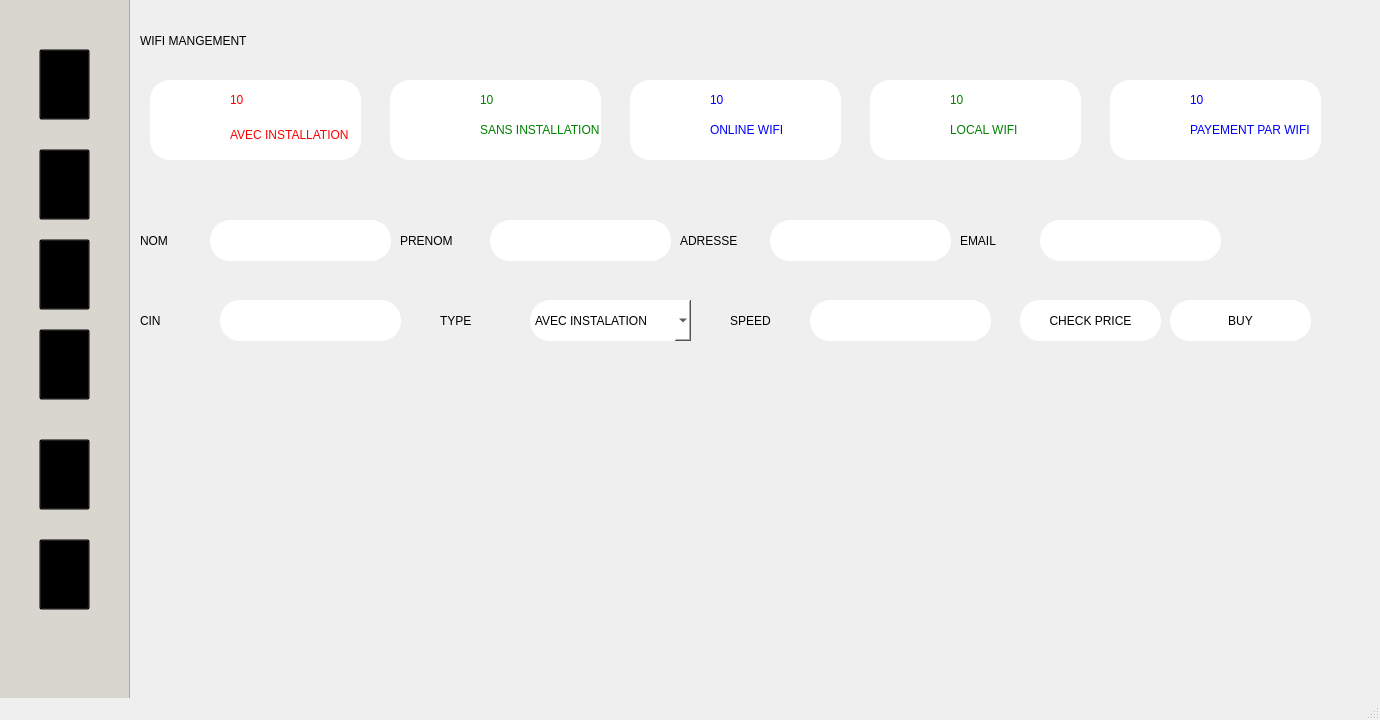
<?xml version="1.0" encoding="UTF-8"?>
<ui version="4.0">
 <class>MainWindow</class>
 <widget class="QMainWindow" name="MainWindow">
  <property name="geometry">
   <rect>
    <x>0</x>
    <y>0</y>
    <width>1380</width>
    <height>720</height>
   </rect>
  </property>
  <property name="minimumSize">
   <size>
    <width>1380</width>
    <height>720</height>
   </size>
  </property>
  <property name="maximumSize">
   <size>
    <width>1380</width>
    <height>720</height>
   </size>
  </property>
  <property name="windowTitle">
   <string>login</string>
  </property>
  <property name="styleSheet">
   <string notr="true"/>
  </property>
  <widget class="QWidget" name="centralwidget">
   <widget class="QLabel" name="label_5">
    <property name="geometry">
     <rect>
      <x>140</x>
      <y>10</y>
      <width>441</width>
      <height>61</height>
     </rect>
    </property>
    <property name="styleSheet">
     <string notr="true">font: 63 20pt &quot;Josefin Sans SemiBold&quot;;
color:black;
border:none;
</string>
    </property>
    <property name="text">
     <string>WIFI MANGEMENT</string>
    </property>
   </widget>
   <widget class="QPlainTextEdit" name="plainTextEdit">
    <property name="geometry">
     <rect>
      <x>210</x>
      <y>220</y>
      <width>181</width>
      <height>41</height>
     </rect>
    </property>
    <property name="styleSheet">
     <string notr="true">background:white;
border-radius: 20px;
font: 63 12pt &quot;Josefin Sans SemiBold&quot;;

</string>
    </property>
    <property name="plainText">
     <string/>
    </property>
   </widget>
   <widget class="QLabel" name="label_6">
    <property name="geometry">
     <rect>
      <x>960</x>
      <y>220</y>
      <width>71</width>
      <height>41</height>
     </rect>
    </property>
    <property name="styleSheet">
     <string notr="true">font: 63 12pt &quot;Josefin Sans SemiBold&quot;;
color:black
</string>
    </property>
    <property name="text">
     <string>EMAIL</string>
    </property>
   </widget>
   <widget class="QPlainTextEdit" name="plainTextEdit_2">
    <property name="geometry">
     <rect>
      <x>490</x>
      <y>220</y>
      <width>181</width>
      <height>41</height>
     </rect>
    </property>
    <property name="styleSheet">
     <string notr="true">background:white;
border-radius: 20px;
font: 63 12pt &quot;Josefin Sans SemiBold&quot;;

</string>
    </property>
    <property name="plainText">
     <string/>
    </property>
   </widget>
   <widget class="QLabel" name="label_4">
    <property name="geometry">
     <rect>
      <x>400</x>
      <y>220</y>
      <width>81</width>
      <height>41</height>
     </rect>
    </property>
    <property name="styleSheet">
     <string notr="true">font: 63 12pt &quot;Josefin Sans SemiBold&quot;;
color:black
</string>
    </property>
    <property name="text">
     <string>PRENOM</string>
    </property>
   </widget>
   <widget class="QPlainTextEdit" name="plainTextEdit_3">
    <property name="geometry">
     <rect>
      <x>770</x>
      <y>220</y>
      <width>181</width>
      <height>41</height>
     </rect>
    </property>
    <property name="styleSheet">
     <string notr="true">background:white;
border-radius: 20px;
font: 63 12pt &quot;Josefin Sans SemiBold&quot;;

</string>
    </property>
    <property name="plainText">
     <string/>
    </property>
   </widget>
   <widget class="QPlainTextEdit" name="plainTextEdit_4">
    <property name="geometry">
     <rect>
      <x>1040</x>
      <y>220</y>
      <width>181</width>
      <height>41</height>
     </rect>
    </property>
    <property name="styleSheet">
     <string notr="true">background:white;
border-radius: 20px;
font: 63 12pt &quot;Josefin Sans SemiBold&quot;;

</string>
    </property>
    <property name="plainText">
     <string/>
    </property>
   </widget>
   <widget class="QLabel" name="label_14">
    <property name="geometry">
     <rect>
      <x>680</x>
      <y>220</y>
      <width>81</width>
      <height>41</height>
     </rect>
    </property>
    <property name="styleSheet">
     <string notr="true">font: 63 12pt &quot;Josefin Sans SemiBold&quot;;
color:black
</string>
    </property>
    <property name="text">
     <string>ADRESSE</string>
    </property>
   </widget>
   <widget class="QLabel" name="label_3">
    <property name="geometry">
     <rect>
      <x>140</x>
      <y>220</y>
      <width>51</width>
      <height>41</height>
     </rect>
    </property>
    <property name="styleSheet">
     <string notr="true">font: 63 12pt &quot;Josefin Sans SemiBold&quot;;
color:black
</string>
    </property>
    <property name="text">
     <string>NOM</string>
    </property>
   </widget>
   <widget class="QPushButton" name="pushButton_12">
    <property name="geometry">
     <rect>
      <x>1170</x>
      <y>300</y>
      <width>141</width>
      <height>41</height>
     </rect>
    </property>
    <property name="cursor">
     <cursorShape>PointingHandCursor</cursorShape>
    </property>
    <property name="styleSheet">
     <string notr="true">background:white;
border-radius: 20px;
font: 63 10pt &quot;Josefin Sans SemiBold&quot;;

</string>
    </property>
    <property name="text">
     <string>BUY</string>
    </property>
   </widget>
   <widget class="QPlainTextEdit" name="plainTextEdit_5">
    <property name="geometry">
     <rect>
      <x>220</x>
      <y>300</y>
      <width>181</width>
      <height>41</height>
     </rect>
    </property>
    <property name="styleSheet">
     <string notr="true">background:white;
border-radius: 20px;
font: 63 12pt &quot;Josefin Sans SemiBold&quot;;

</string>
    </property>
    <property name="plainText">
     <string/>
    </property>
   </widget>
   <widget class="QLabel" name="label_7">
    <property name="geometry">
     <rect>
      <x>140</x>
      <y>300</y>
      <width>71</width>
      <height>41</height>
     </rect>
    </property>
    <property name="styleSheet">
     <string notr="true">font: 63 12pt &quot;Josefin Sans SemiBold&quot;;
color:black
</string>
    </property>
    <property name="text">
     <string>CIN</string>
    </property>
   </widget>
   <widget class="QLabel" name="label_15">
    <property name="geometry">
     <rect>
      <x>440</x>
      <y>300</y>
      <width>41</width>
      <height>41</height>
     </rect>
    </property>
    <property name="styleSheet">
     <string notr="true">font: 63 12pt &quot;Josefin Sans SemiBold&quot;;
color:black</string>
    </property>
    <property name="text">
     <string>TYPE</string>
    </property>
   </widget>
   <widget class="QComboBox" name="comboBox">
    <property name="geometry">
     <rect>
      <x>530</x>
      <y>300</y>
      <width>161</width>
      <height>41</height>
     </rect>
    </property>
    <property name="styleSheet">
     <string notr="true">background:white;
border-radius:20px;
font: 63 10pt &quot;Josefin Sans SemiBold&quot;;</string>
    </property>
    <item>
     <property name="text">
      <string>AVEC INSTALATION</string>
     </property>
    </item>
    <item>
     <property name="text">
      <string>SANS INSTALLATION</string>
     </property>
    </item>
   </widget>
   <widget class="QLabel" name="label_16">
    <property name="geometry">
     <rect>
      <x>730</x>
      <y>300</y>
      <width>61</width>
      <height>41</height>
     </rect>
    </property>
    <property name="styleSheet">
     <string notr="true">font: 63 12pt &quot;Josefin Sans SemiBold&quot;;
color:black
</string>
    </property>
    <property name="text">
     <string>SPEED</string>
    </property>
   </widget>
   <widget class="QPlainTextEdit" name="plainTextEdit_6">
    <property name="geometry">
     <rect>
      <x>810</x>
      <y>300</y>
      <width>181</width>
      <height>41</height>
     </rect>
    </property>
    <property name="styleSheet">
     <string notr="true">background:white;
border-radius: 20px;
font: 63 12pt &quot;Josefin Sans SemiBold&quot;;

</string>
    </property>
    <property name="plainText">
     <string/>
    </property>
   </widget>
   <widget class="QLabel" name="label_17">
    <property name="geometry">
     <rect>
      <x>140</x>
      <y>360</y>
      <width>1191</width>
      <height>41</height>
     </rect>
    </property>
    <property name="styleSheet">
     <string notr="true">font: 63 20pt &quot;Josefin Sans SemiBold&quot;;
color:GREEN
</string>
    </property>
    <property name="text">
     <string/>
    </property>
   </widget>
   <widget class="QPushButton" name="pushButton_13">
    <property name="geometry">
     <rect>
      <x>1020</x>
      <y>300</y>
      <width>141</width>
      <height>41</height>
     </rect>
    </property>
    <property name="cursor">
     <cursorShape>PointingHandCursor</cursorShape>
    </property>
    <property name="styleSheet">
     <string notr="true">background:white;
border-radius: 20px;
font: 63 10pt &quot;Josefin Sans SemiBold&quot;;

</string>
    </property>
    <property name="text">
     <string>CHECK PRICE</string>
    </property>
   </widget>
   <widget class="QFrame" name="frame_14">
    <property name="geometry">
     <rect>
      <x>1110</x>
      <y>80</y>
      <width>211</width>
      <height>80</height>
     </rect>
    </property>
    <property name="styleSheet">
     <string notr="true">border-radius: 20px;
background: white;
box-shadow:  20px 20px 39px #bebebe,
             -20px -20px 39px #ffffff;</string>
    </property>
    <property name="frameShape">
     <enum>QFrame::StyledPanel</enum>
    </property>
    <property name="frameShadow">
     <enum>QFrame::Raised</enum>
    </property>
    <widget class="QPushButton" name="pushButton_14">
     <property name="geometry">
      <rect>
       <x>10</x>
       <y>10</y>
       <width>61</width>
       <height>61</height>
      </rect>
     </property>
     <property name="cursor">
      <cursorShape>ArrowCursor</cursorShape>
     </property>
     <property name="styleSheet">
      <string notr="true">background:transparent</string>
     </property>
     <property name="text">
      <string/>
     </property>
    </widget>
    <widget class="QLabel" name="label_13">
     <property name="geometry">
      <rect>
       <x>80</x>
       <y>10</y>
       <width>91</width>
       <height>20</height>
      </rect>
     </property>
     <property name="styleSheet">
      <string notr="true">font: 75 8pt &quot;Josefin Sans SemiBold&quot;;
color:blue</string>
     </property>
     <property name="text">
      <string>10</string>
     </property>
    </widget>
    <widget class="QLabel" name="label_19">
     <property name="geometry">
      <rect>
       <x>80</x>
       <y>40</y>
       <width>171</width>
       <height>20</height>
      </rect>
     </property>
     <property name="styleSheet">
      <string notr="true">font: 75 8pt &quot;Josefin Sans SemiBold&quot;;
color:blue</string>
     </property>
     <property name="text">
      <string>PAYEMENT PAR WIFI</string>
     </property>
    </widget>
    <widget class="QLabel" name="label_20">
     <property name="geometry">
      <rect>
       <x>10</x>
       <y>0</y>
       <width>61</width>
       <height>81</height>
      </rect>
     </property>
     <property name="styleSheet">
      <string notr="true">image: url(:/newPrefix/salary.png);</string>
     </property>
     <property name="text">
      <string/>
     </property>
    </widget>
   </widget>
   <widget class="QFrame" name="frame_11">
    <property name="geometry">
     <rect>
      <x>390</x>
      <y>80</y>
      <width>211</width>
      <height>80</height>
     </rect>
    </property>
    <property name="styleSheet">
     <string notr="true">border-radius: 20px;
background: white;
box-shadow:  20px 20px 39px #bebebe,
             -20px -20px 39px #ffffff;</string>
    </property>
    <property name="frameShape">
     <enum>QFrame::StyledPanel</enum>
    </property>
    <property name="frameShadow">
     <enum>QFrame::Raised</enum>
    </property>
    <widget class="QLabel" name="label_21">
     <property name="geometry">
      <rect>
       <x>90</x>
       <y>40</y>
       <width>171</width>
       <height>20</height>
      </rect>
     </property>
     <property name="styleSheet">
      <string notr="true">font: 75 8pt &quot;Josefin Sans SemiBold&quot;;
color:green</string>
     </property>
     <property name="text">
      <string>SANS INSTALLATION</string>
     </property>
    </widget>
    <widget class="QLabel" name="label_31">
     <property name="geometry">
      <rect>
       <x>90</x>
       <y>10</y>
       <width>91</width>
       <height>20</height>
      </rect>
     </property>
     <property name="styleSheet">
      <string notr="true">font: 75 8pt &quot;Josefin Sans SemiBold&quot;;
color:green
</string>
     </property>
     <property name="text">
      <string>10</string>
     </property>
    </widget>
    <widget class="QLabel" name="label_22">
     <property name="geometry">
      <rect>
       <x>20</x>
       <y>0</y>
       <width>61</width>
       <height>81</height>
      </rect>
     </property>
     <property name="styleSheet">
      <string notr="true">image: url(:/newPrefix/375915-200.png);</string>
     </property>
     <property name="text">
      <string/>
     </property>
    </widget>
   </widget>
   <widget class="QFrame" name="frame_3">
    <property name="geometry">
     <rect>
      <x>150</x>
      <y>80</y>
      <width>211</width>
      <height>80</height>
     </rect>
    </property>
    <property name="styleSheet">
     <string notr="true">border-radius: 20px;
background: white;
box-shadow:  20px 20px 39px #bebebe,
             -20px -20px 39px #ffffff;</string>
    </property>
    <property name="frameShape">
     <enum>QFrame::StyledPanel</enum>
    </property>
    <property name="frameShadow">
     <enum>QFrame::Raised</enum>
    </property>
    <widget class="QLabel" name="label_27">
     <property name="geometry">
      <rect>
       <x>10</x>
       <y>0</y>
       <width>61</width>
       <height>81</height>
      </rect>
     </property>
     <property name="styleSheet">
      <string notr="true">image: url(:/newPrefix/7108699.png);</string>
     </property>
     <property name="text">
      <string/>
     </property>
    </widget>
    <widget class="QLabel" name="label_29">
     <property name="geometry">
      <rect>
       <x>80</x>
       <y>10</y>
       <width>91</width>
       <height>20</height>
      </rect>
     </property>
     <property name="styleSheet">
      <string notr="true">font: 75 8pt &quot;Josefin Sans SemiBold&quot;;
color:red
</string>
     </property>
     <property name="text">
      <string>10</string>
     </property>
    </widget>
    <widget class="QLabel" name="label_40">
     <property name="geometry">
      <rect>
       <x>80</x>
       <y>45</y>
       <width>171</width>
       <height>20</height>
      </rect>
     </property>
     <property name="styleSheet">
      <string notr="true">font: 75 8pt &quot;Josefin Sans SemiBold&quot;;
color:red
</string>
     </property>
     <property name="text">
      <string>AVEC INSTALLATION</string>
     </property>
    </widget>
   </widget>
   <widget class="QFrame" name="frame_12">
    <property name="geometry">
     <rect>
      <x>630</x>
      <y>80</y>
      <width>211</width>
      <height>80</height>
     </rect>
    </property>
    <property name="styleSheet">
     <string notr="true">border-radius: 20px;
background: white;
box-shadow:  20px 20px 39px #bebebe,
             -20px -20px 39px #ffffff;</string>
    </property>
    <property name="frameShape">
     <enum>QFrame::StyledPanel</enum>
    </property>
    <property name="frameShadow">
     <enum>QFrame::Raised</enum>
    </property>
    <widget class="QLabel" name="label_34">
     <property name="geometry">
      <rect>
       <x>80</x>
       <y>10</y>
       <width>91</width>
       <height>20</height>
      </rect>
     </property>
     <property name="styleSheet">
      <string notr="true">font: 75 8pt &quot;Josefin Sans SemiBold&quot;;
color:BLUE</string>
     </property>
     <property name="text">
      <string>10</string>
     </property>
    </widget>
    <widget class="QPushButton" name="pushButton_15">
     <property name="geometry">
      <rect>
       <x>20</x>
       <y>0</y>
       <width>51</width>
       <height>71</height>
      </rect>
     </property>
     <property name="cursor">
      <cursorShape>PointingHandCursor</cursorShape>
     </property>
     <property name="styleSheet">
      <string notr="true">image: url(:/newPrefix/pc.png);
background:transparent</string>
     </property>
     <property name="text">
      <string/>
     </property>
    </widget>
    <widget class="QLabel" name="label_41">
     <property name="geometry">
      <rect>
       <x>80</x>
       <y>40</y>
       <width>171</width>
       <height>20</height>
      </rect>
     </property>
     <property name="styleSheet">
      <string notr="true">font: 75 8pt &quot;Josefin Sans SemiBold&quot;;
color:blue
</string>
     </property>
     <property name="text">
      <string>ONLINE WIFI</string>
     </property>
    </widget>
   </widget>
   <widget class="QFrame" name="frame_13">
    <property name="geometry">
     <rect>
      <x>870</x>
      <y>80</y>
      <width>211</width>
      <height>80</height>
     </rect>
    </property>
    <property name="styleSheet">
     <string notr="true">border-radius: 20px;
background: white;
box-shadow:  20px 20px 39px #bebebe,
             -20px -20px 39px #ffffff;</string>
    </property>
    <property name="frameShape">
     <enum>QFrame::StyledPanel</enum>
    </property>
    <property name="frameShadow">
     <enum>QFrame::Raised</enum>
    </property>
    <widget class="QPushButton" name="pushButton_16">
     <property name="geometry">
      <rect>
       <x>20</x>
       <y>0</y>
       <width>51</width>
       <height>71</height>
      </rect>
     </property>
     <property name="cursor">
      <cursorShape>PointingHandCursor</cursorShape>
     </property>
     <property name="styleSheet">
      <string notr="true">image: url(:/newPrefix/store.png);
background:transparent</string>
     </property>
     <property name="text">
      <string/>
     </property>
    </widget>
    <widget class="QLabel" name="label_23">
     <property name="geometry">
      <rect>
       <x>80</x>
       <y>40</y>
       <width>101</width>
       <height>20</height>
      </rect>
     </property>
     <property name="styleSheet">
      <string notr="true">font: 75 8pt &quot;Josefin Sans SemiBold&quot;;
color:green</string>
     </property>
     <property name="text">
      <string>LOCAL WIFI</string>
     </property>
    </widget>
    <widget class="QLabel" name="label_33">
     <property name="geometry">
      <rect>
       <x>80</x>
       <y>10</y>
       <width>91</width>
       <height>20</height>
      </rect>
     </property>
     <property name="styleSheet">
      <string notr="true">font: 75 8pt &quot;Josefin Sans SemiBold&quot;;
color:green
</string>
     </property>
     <property name="text">
      <string>10</string>
     </property>
    </widget>
   </widget>
   <widget class="QFrame" name="frame_19">
    <property name="geometry">
     <rect>
      <x>-51</x>
      <y>-1</y>
      <width>181</width>
      <height>801</height>
     </rect>
    </property>
    <property name="styleSheet">
     <string notr="true">background-color:rgb(217, 214, 207)</string>
    </property>
    <property name="frameShape">
     <enum>QFrame::StyledPanel</enum>
    </property>
    <property name="frameShadow">
     <enum>QFrame::Raised</enum>
    </property>
    <widget class="QPushButton" name="pushButton_6">
     <property name="geometry">
      <rect>
       <x>90</x>
       <y>540</y>
       <width>51</width>
       <height>71</height>
      </rect>
     </property>
     <property name="cursor">
      <cursorShape>PointingHandCursor</cursorShape>
     </property>
     <property name="styleSheet">
      <string notr="true">image: url(:/newPrefix/56805.png);
background:transparent</string>
     </property>
     <property name="text">
      <string/>
     </property>
    </widget>
    <widget class="QPushButton" name="pushButton">
     <property name="geometry">
      <rect>
       <x>90</x>
       <y>50</y>
       <width>51</width>
       <height>71</height>
      </rect>
     </property>
     <property name="cursor">
      <cursorShape>PointingHandCursor</cursorShape>
     </property>
     <property name="styleSheet">
      <string notr="true">
image: url(:/newPrefix/0b92c1ba5ae239c314ba2ec1dab936ec.png);
background:transparent</string>
     </property>
     <property name="text">
      <string/>
     </property>
    </widget>
    <widget class="QPushButton" name="pushButton_5">
     <property name="geometry">
      <rect>
       <x>90</x>
       <y>440</y>
       <width>51</width>
       <height>71</height>
      </rect>
     </property>
     <property name="cursor">
      <cursorShape>PointingHandCursor</cursorShape>
     </property>
     <property name="styleSheet">
      <string notr="true">image: url(:/newPrefix/rapport.png);
background:transparent</string>
     </property>
     <property name="text">
      <string/>
     </property>
    </widget>
    <widget class="QPushButton" name="pushButton_3">
     <property name="geometry">
      <rect>
       <x>90</x>
       <y>240</y>
       <width>51</width>
       <height>71</height>
      </rect>
     </property>
     <property name="cursor">
      <cursorShape>PointingHandCursor</cursorShape>
     </property>
     <property name="styleSheet">
      <string notr="true">image: url(:/newPrefix/5602f7afac47bbda37db1e1dd9de469f.png);
background:transparent</string>
     </property>
     <property name="text">
      <string/>
     </property>
    </widget>
    <widget class="QPushButton" name="pushButton_4">
     <property name="geometry">
      <rect>
       <x>90</x>
       <y>330</y>
       <width>51</width>
       <height>71</height>
      </rect>
     </property>
     <property name="cursor">
      <cursorShape>PointingHandCursor</cursorShape>
     </property>
     <property name="styleSheet">
      <string notr="true">image: url(:/newPrefix/logo-wifi-png-for-download--7.png);
background:transparent</string>
     </property>
     <property name="text">
      <string/>
     </property>
    </widget>
    <widget class="QPushButton" name="pushButton_2">
     <property name="geometry">
      <rect>
       <x>90</x>
       <y>150</y>
       <width>51</width>
       <height>71</height>
      </rect>
     </property>
     <property name="cursor">
      <cursorShape>PointingHandCursor</cursorShape>
     </property>
     <property name="styleSheet">
      <string notr="true">image: url(:/newPrefix/free-user-group-icon-296-thumb.png);
background:transparent</string>
     </property>
     <property name="text">
      <string/>
     </property>
    </widget>
   </widget>
  </widget>
  <widget class="QStatusBar" name="statusbar"/>
 </widget>
 <resources>
  <include location="total.qrc"/>
 </resources>
 <connections/>
</ui>
